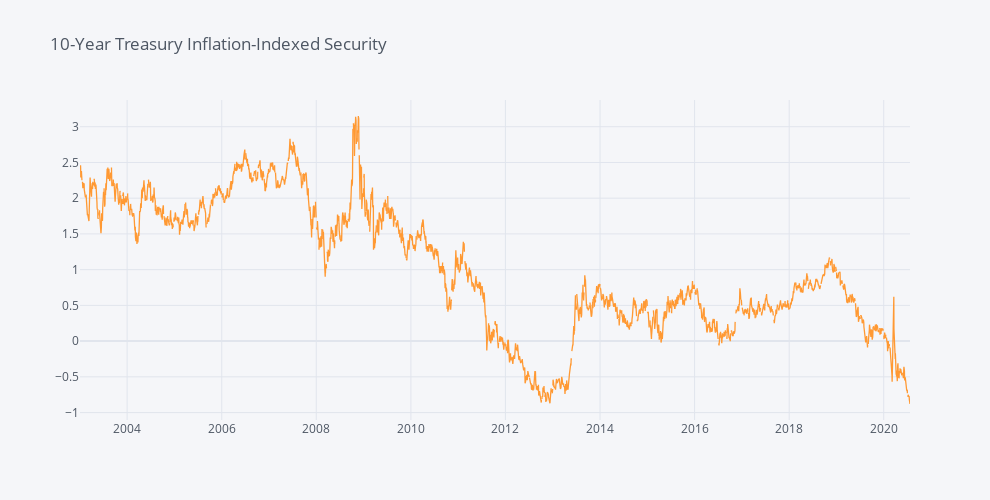

Notebook cell for this chart:
### Code cell
DFII10.iplot(dimensions=pa.dimensions, title='10-Year Treasury Inflation-Indexed Security')

### Figure 1 — Plotly figure (JSON) as saved in the notebook; plotly's stock layout.template omitted (floating-point values rounded to 4 significant figures; data arrays with more than 128 entries replaced by an {"elided": "..."} marker saying what was removed)
{"data": [{"line": {"color": "rgba(255, 153, 51, 1.0)", "dash": "solid", "shape": "linear", "width": 1.3}, "mode": "lines", "name": "DFII10", "text": "", "type": "scatter", "x": {"elided": "4580 str values"}, "y": {"elided": "4580 mixed values"}}], "layout": {"height": 500, "legend": {"bgcolor": "#F5F6F9", "font": {"color": "#4D5663"}}, "paper_bgcolor": "#F5F6F9", "plot_bgcolor": "#F5F6F9", "title": {"font": {"color": "#4D5663"}, "text": "10-Year Treasury Inflation-Indexed Security"}, "width": 990, "xaxis": {"autorange": true, "gridcolor": "#E1E5ED", "range": ["2003-01-02", "2020-07-22"], "showgrid": true, "tickfont": {"color": "#4D5663"}, "title": {"font": {"color": "#4D5663"}, "text": ""}, "type": "date", "zerolinecolor": "#E1E5ED"}, "yaxis": {"autorange": true, "gridcolor": "#E1E5ED", "range": [-1.104, 3.374], "showgrid": true, "tickfont": {"color": "#4D5663"}, "title": {"font": {"color": "#4D5663"}, "text": ""}, "type": "linear", "zerolinecolor": "#E1E5ED"}}}
